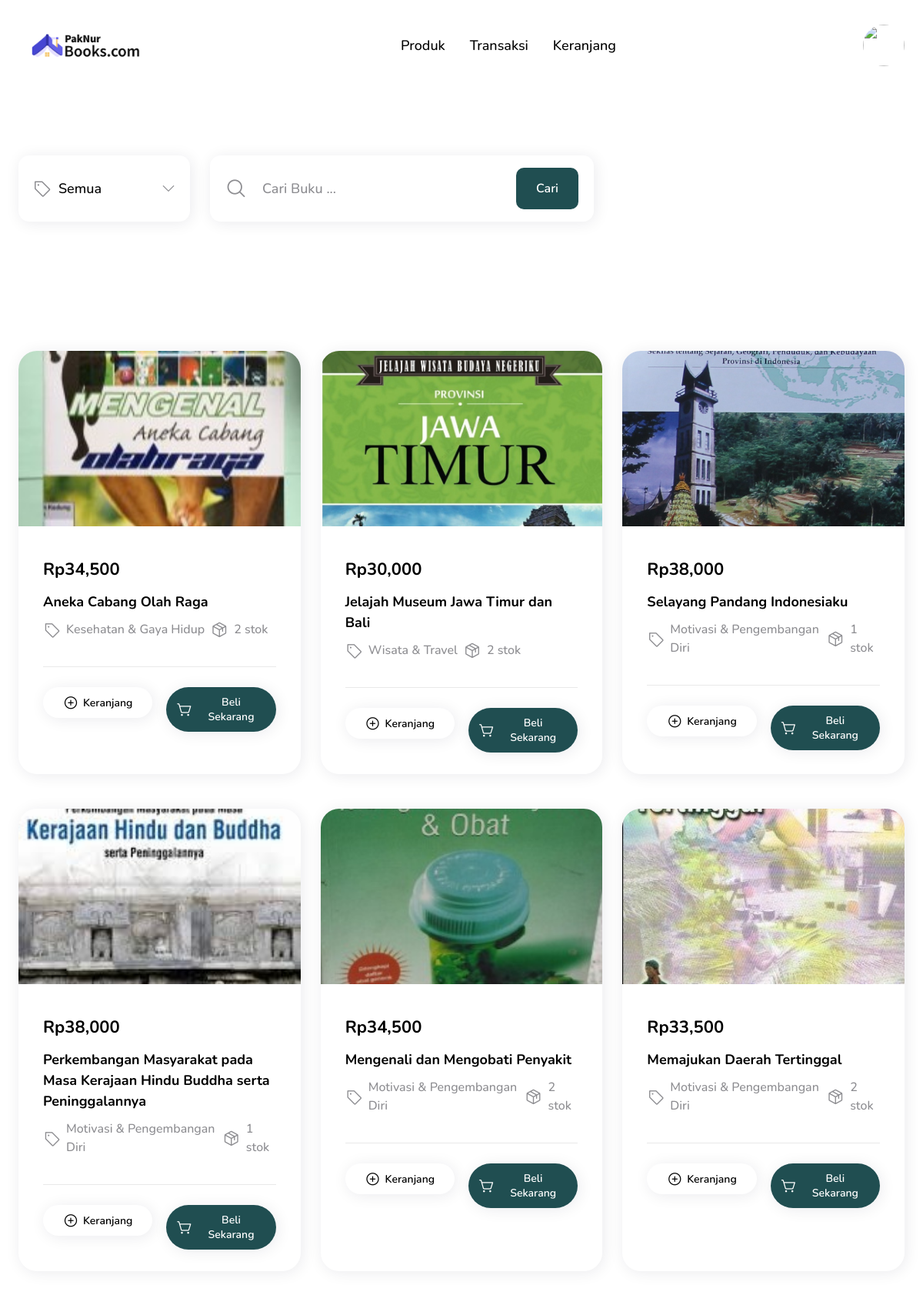
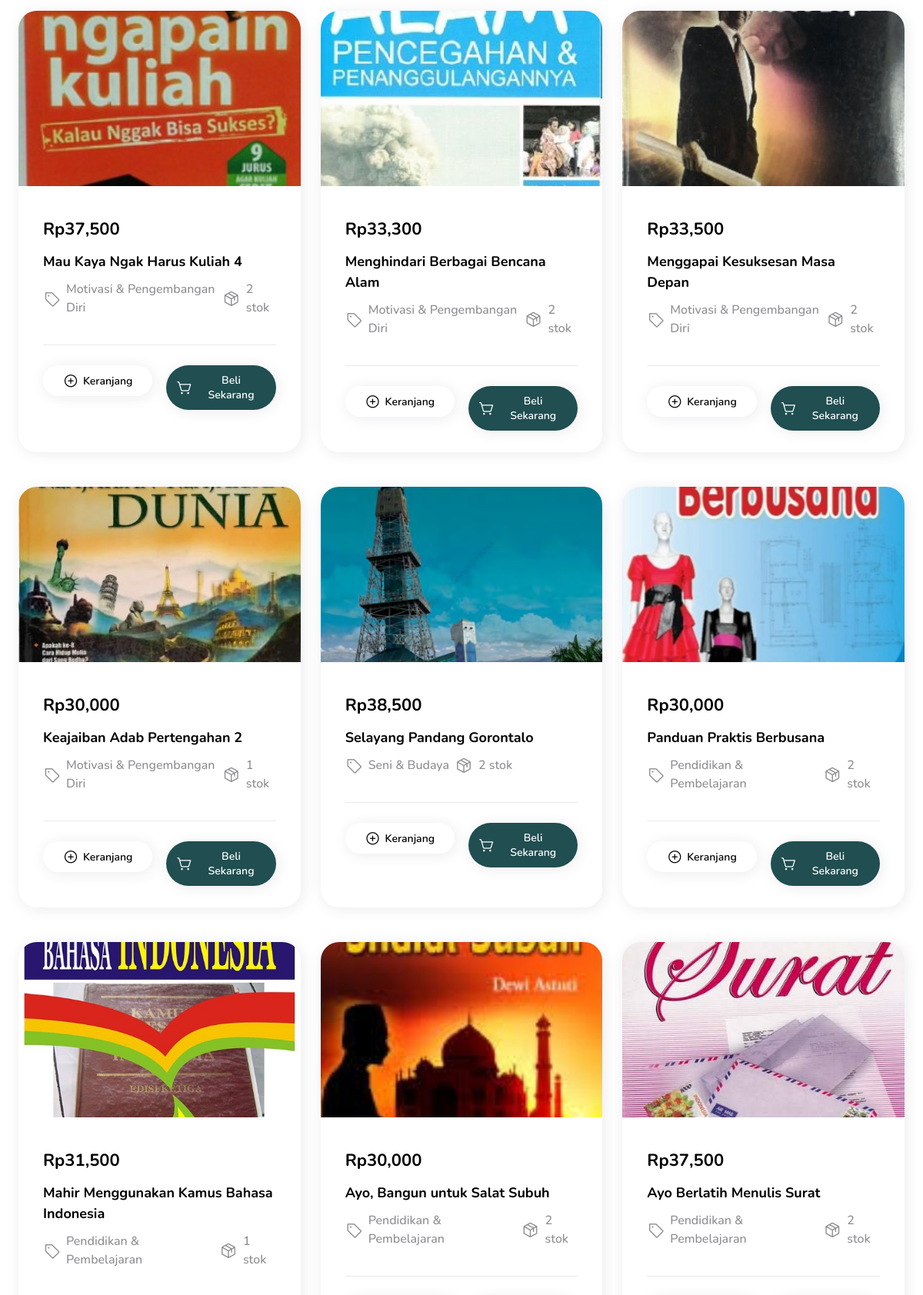
Page /products.php (signed in, upper part) on the committed database (2 pictures, top to bottom).
### tables this page shows
CREATE TABLE `books` (
  `book_id` int(11) NOT NULL,
  `supplier_id` int(11) NOT NULL,
  `category_id` int(11) NOT NULL,
  `book_name` varchar(255) NOT NULL,
  `book_price` int(11) NOT NULL,
  `book_stock` int(11) NOT NULL,
  `book_photo` varchar(255) NOT NULL
);

CREATE TABLE `categories` (
  `category_id` int(11) NOT NULL,
  `category_name` varchar(50) NOT NULL
);

### data/book.php (called while the page is built, shortened)
<?php
function search_books_with_category($keyword = '', $category_id = '', $only_available = false)
{
  try {
    $db = new PDO('mysql:host=localhost;dbname=' . DB_NAME, DB_USERNAME, DB_PASSWORD, [PDO::ATTR_ERRMODE => PDO::ERRMODE_EXCEPTION]);
    $query = "SELECT * FROM books INNER JOIN categories ON categories.category_id = books.category_id WHERE book_name LIKE :keyword";
    if ($only_available) {
      $query .= " AND book_stock > 0";
    }
    $query .= ' ORDER BY book_id DESC';
    $statement = $db->prepare($query);
    $statement->bindValue(':keyword', "%$keyword%");
    $statement->execute();
    $books = $statement->fetchAll(PDO::FETCH_ASSOC);
    return $books;
  } catch (PDOException $error) {
    echo $error->getMessage();
  }
}

### products.php (the view, shortened to what this page needs)
<?php
require_once('data/book.php');
$keyword = htmlspecialchars(isset($_GET['keyword']) ? $_GET['keyword'] : '');
$category_id = isset($_GET['category_id']) ? $_GET['category_id'] : '';
$books = search_books_with_category($keyword, $category_id, true);
require('layouts/header.php');
?>
<main>
  <form action="./products.php" method="get" class="filter container">
    <div class="filter__list">
      <div class="filter__item">
        <label for="category_id">
          <i class="ph ph-tag"></i>
        </label>
        <select name="category_id" id="category_id">
          <option value="" selected>Semua</option>
        </select>
      </div>
    </div>
    <div class="filter__search">
      <label for="keyword">
        <i class="ph ph-magnifying-glass"></i>
      </label>
      <input type="search" name="keyword" id="keyword" placeholder="Cari Buku ..." value="<?= $keyword ?>" />
      <button type="submit">Cari</button>
    </div>
  </form>
  <div class="products container">
    <div class="products__body">
      <?php foreach ($books as $book) : ?>
        <div class="products__card">
          <div class="products__card-top">
            <img src="./assets/img/books/<?= $book['book_photo'] ?>" alt="<?= $book['book_name'] ?>" class="products__card-img" />
          </div>
          <div class="products__card-body">
            <p class="products__card-price">Rp<?= number_format($book['book_price']) ?></p>
            <h3 class="products__card-name"><?= $book['book_name'] ?></h3>
            <p class="products__card-info">
              <i class="ph ph-tag"></i>
              <?= $book['category_name'] ?>
              <i class="ph ph-package"></i>
              <?= $book['book_stock'] ?> stok
            </p>
            <hr />
            <form action="./add-to-cart.php" method="post" class="products__card-actions">
              <button type="submit" name="add_to_cart" class="products__card-action-button">
                <i class="ph ph-plus-circle"></i>
                Keranjang
              </button>
              <button type="submit" name="buy_now" class="products__card-action-button products__card-action-button_primary">
                <i class="ph ph-shopping-cart-simple"></i>
                Beli Sekarang
              </button>
            </form>
          </div>
        </div>
      <?php endforeach; ?>
    </div>
  </div>
</main>
<?php
require('layouts/footer.php');
?>

### assets/css/style.css (style rules this page uses)
html, body, div, span, applet, object, iframe, h1, h2, h3, h4, h5, h6, p, blockquote, pre, a, abbr, acronym, address, big, cite, code, del, dfn, em, img, ins, kbd, q, s, samp, small, strike, strong, sub, sup, tt, var, b, u, i, center, dl, dt, dd, ol, ul, li, fieldset, form, label, legend, table, caption, tbody, tfoot, thead, tr, th, td, article, aside, canvas, details, embed, figure, figcaption, footer, header, hgroup, menu, nav, output, ruby, section, summary, time, mark, audio, video { margin: 0; padding: 0; border: 0; font-size: 100%; font: inherit; vertical-align: baseline; }
body { line-height: 1.5; }
html { box-sizing: border-box; font-family: "Nunito", sans-serif; font-size: 16px; font-weight: 500; }
body { background-color: #ffffff; color: #000000; }
*, *::before, *::after { box-sizing: border-box; }
.container { margin-inline: auto; max-width: 1318px; padding-inline: 1.5rem; width: 100%; }

### assets/css/customer.css (style rules this page uses)
.filter { display: flex; align-items: flex-start; gap: 26px; padding: 84px 24px; }
.filter__search { position: relative; width: 499px; }
.filter__search label { position: absolute; top: 50%; left: 20px; translate: 0 -50%; }
.filter__search label i { display: block; font-size: 28px; color: #8d8d91; }
.filter__search input { width: 100%; height: 86px; padding: 16px 20px 16px 68px; font-family: "Nunito", sans-serif; font-size: 18px; background-color: #ffffff; color: #000000; border: none; border-radius: 14px; box-shadow: 2px 2px 20px rgba(8, 15, 52, 0.0823529412); }
.filter__search input::placeholder { color: #8d8d91; opacity: 1; }
.filter__search button { position: absolute; top: 50%; right: 20px; translate: 0 -50%; display: block; padding: 16px 26px; background-color: #204e51; color: #ffffff; font-family: "Nunito", sans-serif; font-size: 16px; font-weight: 600; border: none; border-radius: 10px; }
.filter__list { display: flex; align-items: flex-start; gap: 20px; }
.filter__item { position: relative; width: 223px; }
.filter__item label { position: absolute; top: 50%; left: 18px; translate: 0 -50%; }
.filter__item label i { display: block; font-size: 24px; color: #8d8d91; }
.filter__item select { width: 100%; height: 86px; padding: 18px 48px 18px 52px; font-family: "Nunito", sans-serif; font-size: 18px; appearance: none; background-image: url("../img/arrow-down-gray.png"); background-repeat: no-repeat; background-position: right 18px center; background-color: #ffffff; color: #000000; border: none; border-radius: 14px; box-shadow: 2px 2px 20px rgba(8, 15, 52, 0.0823529412); }
.products { display: flex; flex-direction: column; gap: 64px; padding-block: 84px; }
.products__body { display: grid; grid-template-columns: repeat(3, 1fr); row-gap: 45px; column-gap: 26px; }
.products__card { position: relative; border-radius: 24px; box-shadow: 2px 2px 20px rgba(8, 15, 52, 0.0823529412); }
.products__card-top { position: relative; }
.products__card-img { display: block; width: 100%; height: 228px; object-fit: cover; border-radius: 24px 24px 0 0; }
.products__card-body { padding: 40px 32px 28px; }
.products__card-price { margin-bottom: 12px; font-size: 22px; font-weight: 700; }
.products__card-name { margin-bottom: 10px; font-size: 18px; font-weight: 700; }
.products__card-info { display: flex; align-items: center; gap: 8px; font-size: 16px; color: #8d8d91; }
.products__card-info i { display: block; font-size: 22px; }
.products__card hr { border: none; border-top: 1px solid #e9e9e9; margin-block: 36px 26px; }
.products__card-actions { display: grid; grid-template-columns: repeat(2, 1fr); align-items: flex-start; gap: 18px; }
.products__card-action-button { display: flex; justify-content: center; align-items: center; gap: 6px; padding: 10px 14px; font-family: "Nunito", sans-serif; font-size: 14px; font-weight: 600; background-color: #ffffff; color: #000000; text-decoration: none; border: none; border-radius: 9999px; box-shadow: 2px 2px 20px rgba(8, 15, 52, 0.0823529412); }
.products__card-action-button_primary { background-color: #204e51; color: #ffffff; }
.products__card-action-button i { display: block; font-size: 20px; }

### rows in the picture
books: book_photo (picture), book_price "34,500", book_name "Aneka Cabang Olah Raga", category.category_name "Kesehatan & Gaya Hidup", book_stock "2"
books: book_photo (picture), book_price "30,000", book_name "Jelajah Museum Jawa Timur dan Bali", category.category_name "Wisata & Travel", book_stock "2"
books: book_photo (picture), book_price "38,000", book_name "Selayang Pandang Indonesiaku", category.category_name "Motivasi & Pengembangan Diri", book_stock "1"
books: book_photo (picture), book_price "38,000", book_name "Perkembangan Masyarakat pada Masa Kerajaan Hindu Buddha serta Peninggalannya", category.category_name "Motivasi & Pengembangan Diri", book_stock "1"
books: book_photo (picture), book_price "34,500", book_name "Mengenali dan Mengobati Penyakit", category.category_name "Motivasi & Pengembangan Diri", book_stock "2"
books: book_photo (picture), book_price "33,500", book_name "Memajukan Daerah Tertinggal", category.category_name "Motivasi & Pengembangan Diri", book_stock "2"
books: book_photo (picture), book_price "37,500", book_name "Mau Kaya Ngak Harus Kuliah 4", category.category_name "Motivasi & Pengembangan Diri", book_stock "2"
books: book_photo (picture), book_price "33,300", book_name "Menghindari Berbagai Bencana Alam", category.category_name "Motivasi & Pengembangan Diri", book_stock "2"
books: book_photo (picture), book_price "33,500", book_name "Menggapai Kesuksesan Masa Depan", category.category_name "Motivasi & Pengembangan Diri", book_stock "2"
books: book_photo (picture), book_price "30,000", book_name "Keajaiban Adab Pertengahan 2", category.category_name "Motivasi & Pengembangan Diri", book_stock "1"
books: book_photo (picture), book_price "38,500", book_name "Selayang Pandang Gorontalo", category.category_name "Seni & Budaya", book_stock "2"
books: book_photo (picture), book_price "30,000", book_name "Panduan Praktis Berbusana", category.category_name "Pendidikan & Pembelajaran", book_stock "2"
books: book_photo (picture), book_price "31,500", book_name "Mahir Menggunakan Kamus Bahasa Indonesia", category.category_name "Pendidikan & Pembelajaran", book_stock "1"
books: book_photo (picture), book_price "30,000", book_name "Ayo, Bangun untuk Salat Subuh", category.category_name "Pendidikan & Pembelajaran", book_stock "2"
books: book_photo (picture), book_price "37,500", book_name "Ayo Berlatih Menulis Surat", category.category_name "Pendidikan & Pembelajaran", book_stock "2"
